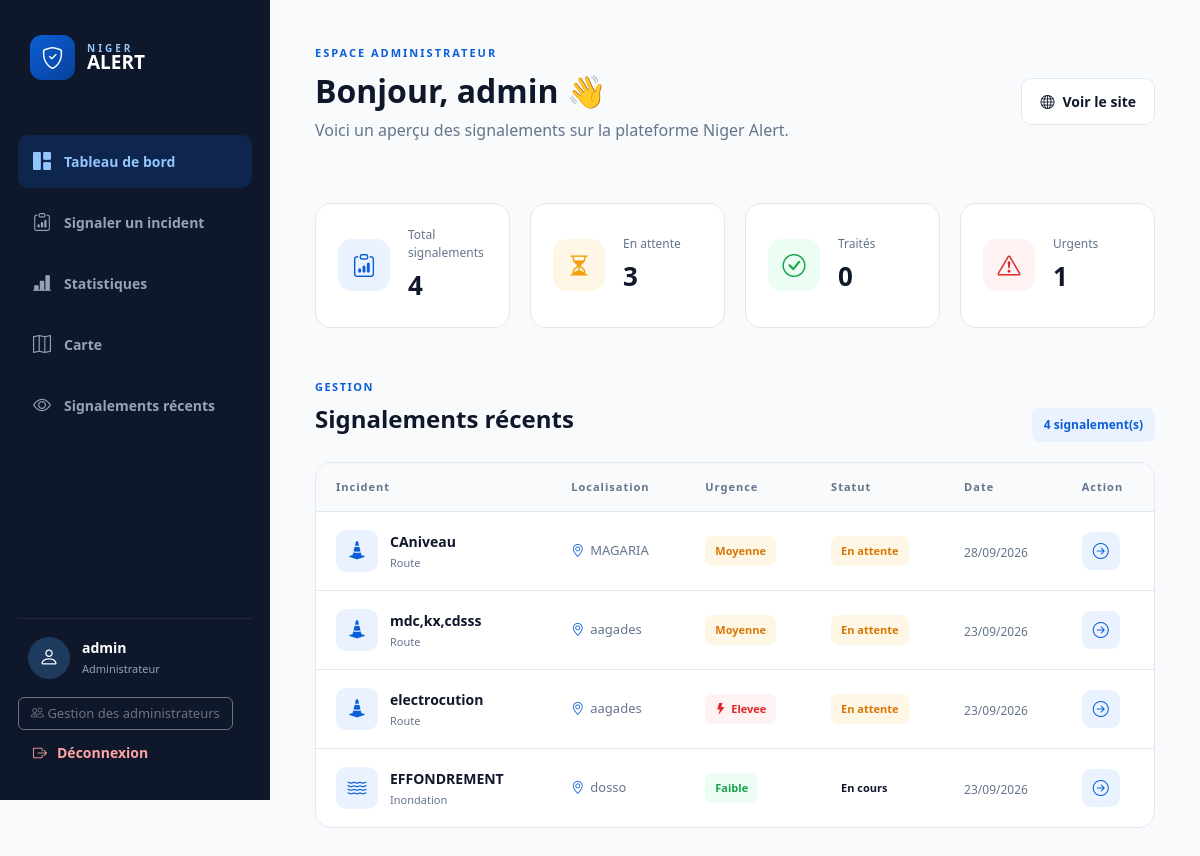
/admin/dashboard (signed in), run on an earlier commit of the app's database.
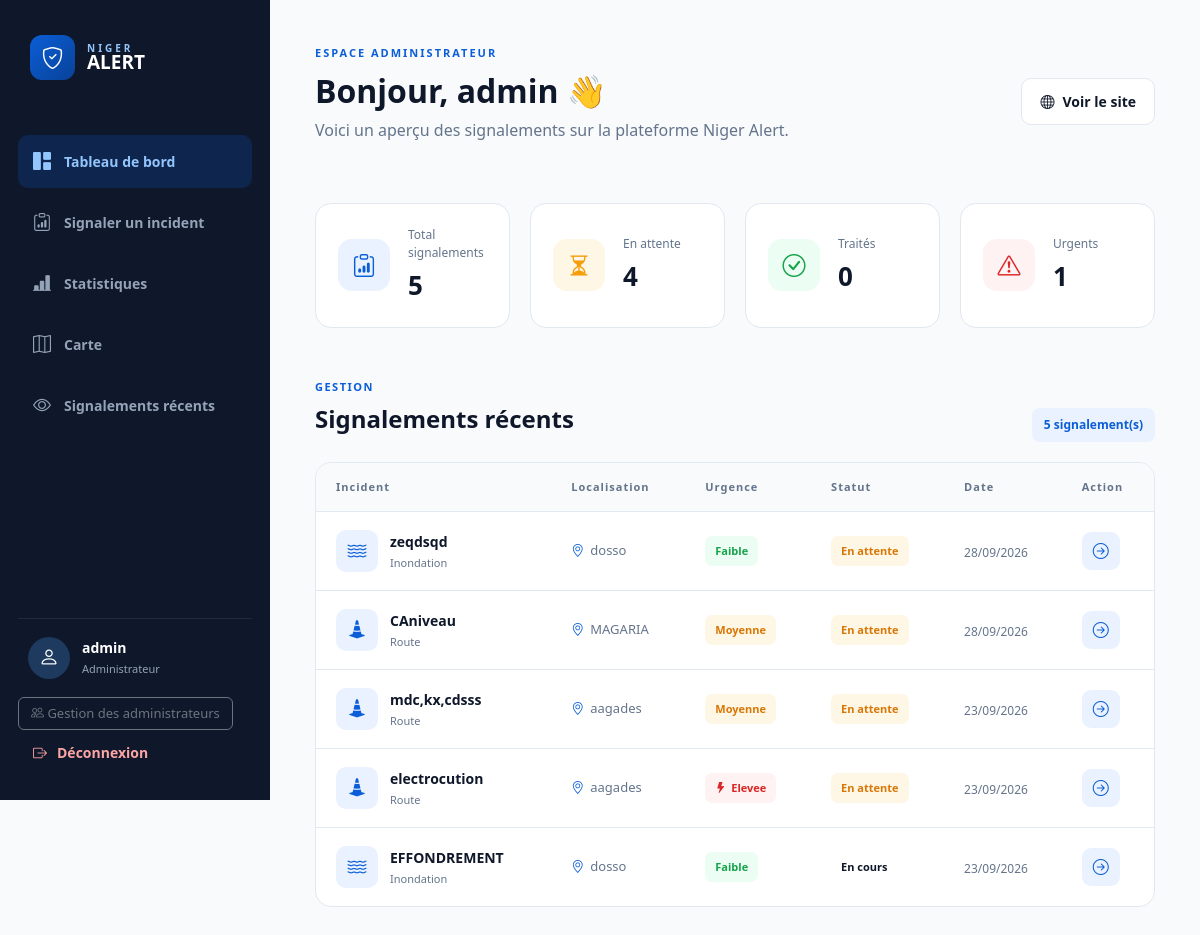
And on a later commit of the database.
### app.py (models this page shows)
class Report(db.Model):
    id = db.Column(
        db.Integer,
        primary_key=True
    )
    user_id = db.Column(
        db.Integer,
        db.ForeignKey("user.id"),
        nullable=True
    )
    user = db.relationship(
        "User",
        backref=db.backref(
            "reports",
            lazy=True
        )
    )
    incident_type = db.Column(
        db.String(100),
        nullable=False
    )
    title = db.Column(
        db.String(200),
        nullable=False
    )
    description = db.Column(
        db.Text,
        nullable=False
    )
    region = db.Column(
        db.String(100),
        nullable=False
    )
    city = db.Column(
        db.String(100),
        nullable=False
    )
    address = db.Column(
        db.String(200)
    )
    urgency = db.Column(
        db.String(50),
        nullable=False
    )
    latitude = db.Column(
        db.String(50)
    )
    longitude = db.Column(
        db.String(50)
    )
    image = db.Column(
        db.String(200)
    )
    status = db.Column(
        db.String(50),
        default="en attente",
        nullable=False
    )
    created_at = db.Column(
        db.DateTime,
        default=datetime.utcnow,
        nullable=False
    )

### app.py (the view)
@app.route("/admin/dashboard")
@admin_required
def admin_dashboard():
    reports = Report.query.order_by(
        Report.created_at.desc()
    ).all()
    total_reports = Report.query.count()
    pending_reports = Report.query.filter_by(
        status="en attente"
    ).count()
    processed_reports = Report.query.filter_by(
        status="traite"
    ).count()
    in_progress_reports = Report.query.filter_by(
        status="en cours"
    ).count()
    return render_template(
        "admin_dashboard.html",
        reports=reports,
        total_reports=total_reports,
        pending_reports=pending_reports,
        processed_reports=processed_reports,
        in_progress_reports=in_progress_reports
    )

### app.py (called while the page is built, shortened)
@login_manager.user_loader
def load_user(user_id):
    try:
        user_type, numeric_id = user_id.split(
            ":",
            1
        )
        numeric_id = int(numeric_id)
    except (
        AttributeError,
        ValueError
    ):
        return None
    if user_type == "admin":
        return db.session.get(
            Admin,
            numeric_id
        )

@app.before_request
def check_report_logout():
    logout_at = session.get(
        "logout_at"
    )
    if not logout_at:
        return

def admin_required(function):
    @wraps(function)
    @login_required
    def decorated_function(*args, **kwargs):
        return function(
            *args,
            **kwargs
        )
    return decorated_function

### templates/admin_dashboard.html (shortened to what the changed rows need)
<!DOCTYPE html>
<html lang="fr">
<head>
    <link href="https://cdn.jsdelivr.net/npm/bootstrap@5.3.3/dist/css/bootstrap.min.css" rel="stylesheet">
    <link rel="stylesheet" href="https://cdn.jsdelivr.net/npm/bootstrap-icons@1.11.3/font/bootstrap-icons.min.css">
    <link rel="stylesheet" href="{{ url_for('static', filename='css/admin_dashboard.css') }}">
</head>
<body>
    <main class="dashboard-main">
        <header class="dashboard-header">
            <div>
                <h1>
                    Bonjour, {{ current_user.username }} 👋
                </h1>
            </div>
        </header>
        <section class="statistics-grid">
            <article class="stat-card">
                <div class="stat-content">
                    <span>
                        Total signalements
                    </span>
                    <strong>
                        {{ total_reports }}
                    </strong>
                </div>
            </article>
            <article class="stat-card">
                <div class="stat-content">
                    <span>
                        En attente
                    </span>
                    <strong>
                        {{ pending_reports }}
                    </strong>
                </div>
            </article>
        </section>
        <section class="reports-section" id="reports">
            <div class="section-header">
                <div>
                    <span>
                    </span>
                    <h2>
                        Signalements récents
                    </h2>
                </div>
                <span class="reports-number">
                    {{ reports|length }}
                    signalement(s)
                </span>
            </div>
            <div class="reports-table-container">
                {% if reports %}
                <div class="table-responsive">
                    <table class="reports-table">
                        <thead>
                            <tr>
                                <th>
                                    Incident
                                </th>
                                <th>
                                    Localisation
                                </th>
                                <th>
                                    Urgence
                                </th>
                                <th>
                                    Statut
                                </th>
                                <th>
                                    Date
                                </th>
                                <th>
                                    Action
                                </th>
                            </tr>
                        </thead>
                        <tbody>
                            {% for report in reports %}
                            <tr>
                                <td>
                                    <div class="incident-info">
                                        <div class="incident-icon">
                                            {% if report.incident_type == "inondation" %}
                                            <i class="bi bi-water"></i>
                                            {% elif report.incident_type == "incendie" %}
                                            <i class="bi bi-fire"></i>
                                            {% elif report.incident_type == "route" %}
                                            <i class="bi bi-cone-striped"></i>
                                            {% else %}
                                            <i class="bi bi-exclamation-circle"></i>
                                            {% endif %}
                                        </div>
                                        <div>
                                            <strong>
                                                {{ report.title }}
                                            </strong>
                                            <span>
                                                {{ report.incident_type|capitalize }}
                                            </span>
                                        </div>
                                    </div>
                                </td>
                                <td>
                                    <div class="location-info">
                                        <i class="bi bi-geo-alt"></i>
                                        <span>
                                            {{ report.city }}
                                        </span>
                                    </div>
                                </td>
                                <td>
                                    <span class="urgency-badge
                                                urgency-{{ report.urgency }}">
                                        {% if report.urgency == "elevee" %}
                                        <i class="bi bi-lightning-fill"></i>
                                        {% endif %}
                                        {{ report.urgency|capitalize }}
                                    </span>
                                </td>
                                <td>
                                    <span class="status-badge
                                                status-{{ report.status|replace(' ', '-') }}">
                                        {{ report.status|capitalize }}
                                    </span>
                                </td>
                                <td>
                                    <span class="date-info">
                                        {{ report.created_at.strftime('%d/%m/%Y') }}
                                    </span>
                                </td>
                                <td>
                                    <a href="{{ url_for('admin_report_detail', report_id=report.id) }}"
                                        class="action-button" title="Gérer le signalement">
                                        <i class="bi bi-arrow-right-circle"></i>
                                    </a>
                                </td>
                            </tr>
                            {% endfor %}
                        </tbody>
                    </table>
                </div>
                {% endif %}
            </div>
        </section>
    </main>
</body>
</html>

What changed in the data, as far as the page shows it:
added Report: title "zeqdsqd", incident_type "Inondation", city "dosso", urgency "Faible", status "En attente", created_at "28/09/2026"
Also different on the page:
{{ total_reports }}: "4" → "5"
{{ pending_reports }}: "3" → "4"
{{ reports|length }}: "4" → "5"
